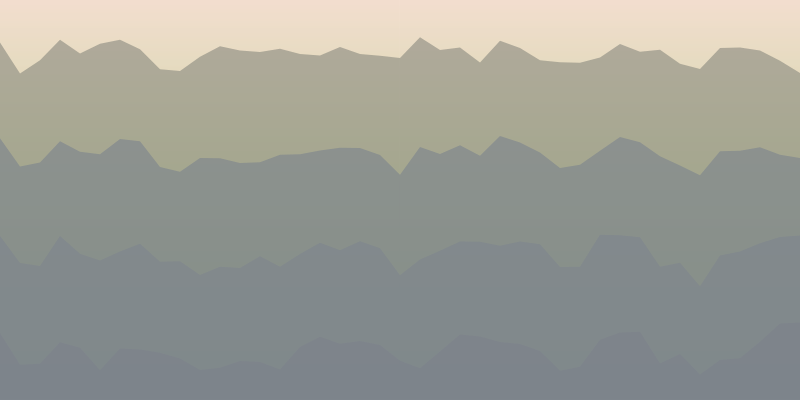
Frame 1 (no input)
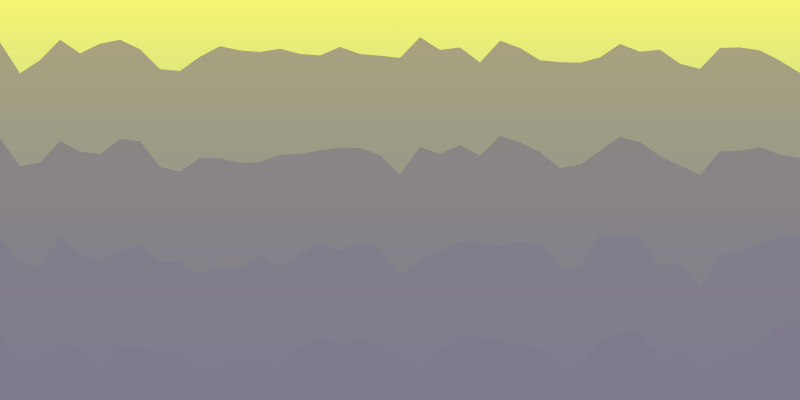
Frame 2 (the mouse pressed at the canvas centre, redrawn once)

The p5.js sketch that drew these frames (run headless with seeded random() and noise() and a simulated clock; the mouse was pressed at the canvas centre and the sketch redrawn once):

// p5.js sketch
// ── sketch.js
function setup() {
  createCanvas(800, 400);
  noLoop();
}

function draw() {
  // Draw the sky gradient
  drawSkyGradient();

  // Draw the mountain layers
  drawMountainLayers();
}

function drawSkyGradient() {
  let skyColorTop = color(random(200, 255), random(200, 255), random(255));
  let skyColorBottom = color(random(100, 200), random(150, 200), random(255));
  for (let y = 0; y < height; y++) {
    let inter = map(y, 0, height, 0, 1);
    let col = lerpColor(skyColorTop, skyColorBottom, inter);
    stroke(col);
    line(0, y, width, y);
  }
}

function drawMountainLayers() {
  let layers = 4;  // mountain layers
  let layerHeight = height / layers;
  
  for (let i = 0; i < layers; i++) {
    let yOffset = height - i * layerHeight;
    let mountainColor = color(
      random(100, 150), // Red component
      random(100, 150), // Green component
      random(120, 180), // Blue component
      150               // Alpha
    );

    fill(mountainColor);
    noStroke();
    beginShape();
    vertex(0, height);
    for (let x = 0; x <= width; x += 20) {
      let offset = noise(x * 0.03, i * 0.2) * layerHeight;
      vertex(x, yOffset - offset);
    }
    vertex(width, height);
    endShape(CLOSE);
  }
}
